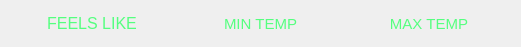
     <widget class="QWidget" name="layoutWidget1">
      <property name="geometry">
       <rect>
        <x>720</x>
        <y>440</y>
        <width>521</width>
        <height>47</height>
       </rect>
      </property>
      <layout class="QHBoxLayout" name="horizontalLayout_2">
       <item>
        <widget class="QLabel" name="feelsLikeTemp_2">
         <property name="font">
          <font>
           <family>Yu Gothic UI</family>
           <pointsize>12</pointsize>
          </font>
         </property>
         <property name="styleSheet">
          <string notr="true">color: rgb(85, 255, 127);</string>
         </property>
         <property name="text">
          <string>FEELS LIKE</string>
         </property>
         <property name="alignment">
          <set>Qt::AlignCenter</set>
         </property>
        </widget>
       </item>
       <item>
        <widget class="QLabel" name="minTemp_2">
         <property name="font">
          <font>
           <family>Yu Gothic UI</family>
           <pointsize>11</pointsize>
          </font>
         </property>
         <property name="styleSheet">
          <string notr="true">color: rgb(85, 255, 127);</string>
         </property>
         <property name="text">
          <string>MIN TEMP</string>
         </property>
         <property name="alignment">
          <set>Qt::AlignCenter</set>
         </property>
        </widget>
       </item>
       <item>
        <widget class="QLabel" name="maxTemp_2">
         <property name="font">
          <font>
           <family>Yu Gothic UI</family>
           <pointsize>11</pointsize>
          </font>
         </property>
         <property name="styleSheet">
          <string notr="true">color: rgb(85, 255, 127);</string>
         </property>
         <property name="text">
          <string>MAX TEMP</string>
         </property>
         <property name="alignment">
          <set>Qt::AlignCenter</set>
         </property>
        </widget>
       </item>
      </layout>
     </widget>
